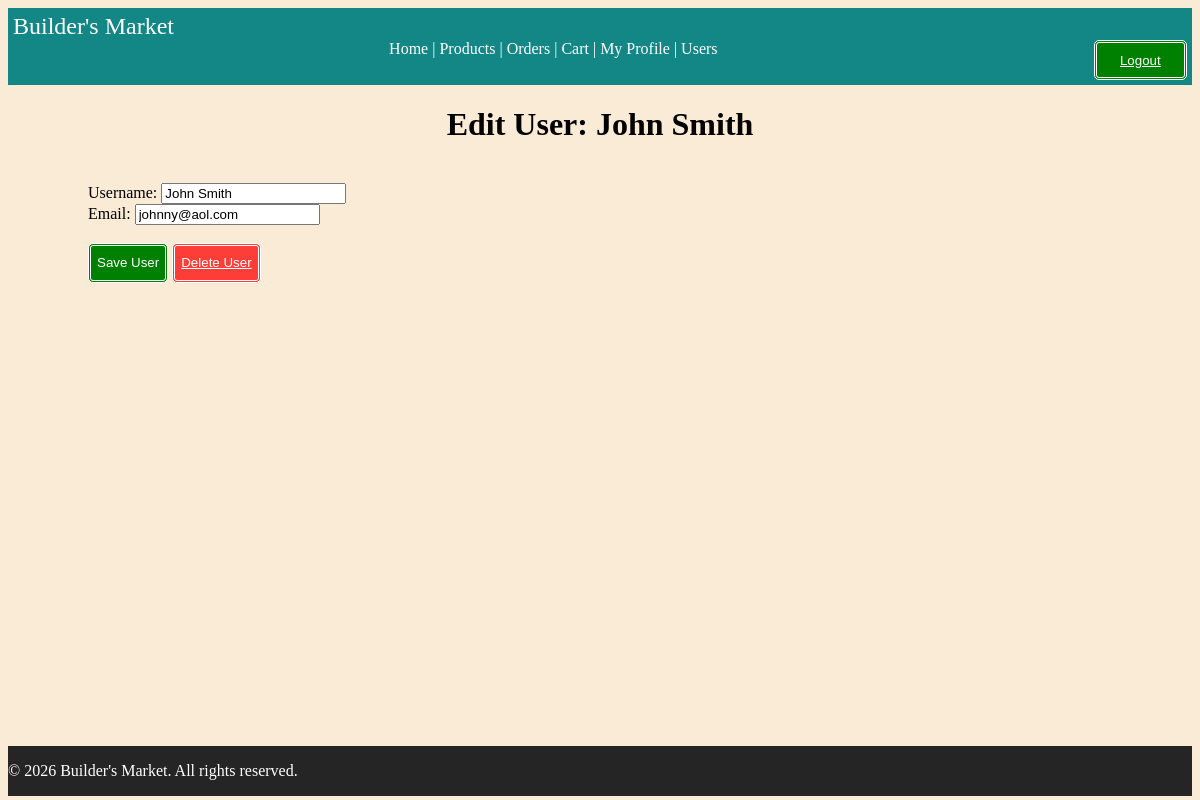
The page /admin/users/5/edit (signed in) on the database as committed earlier.
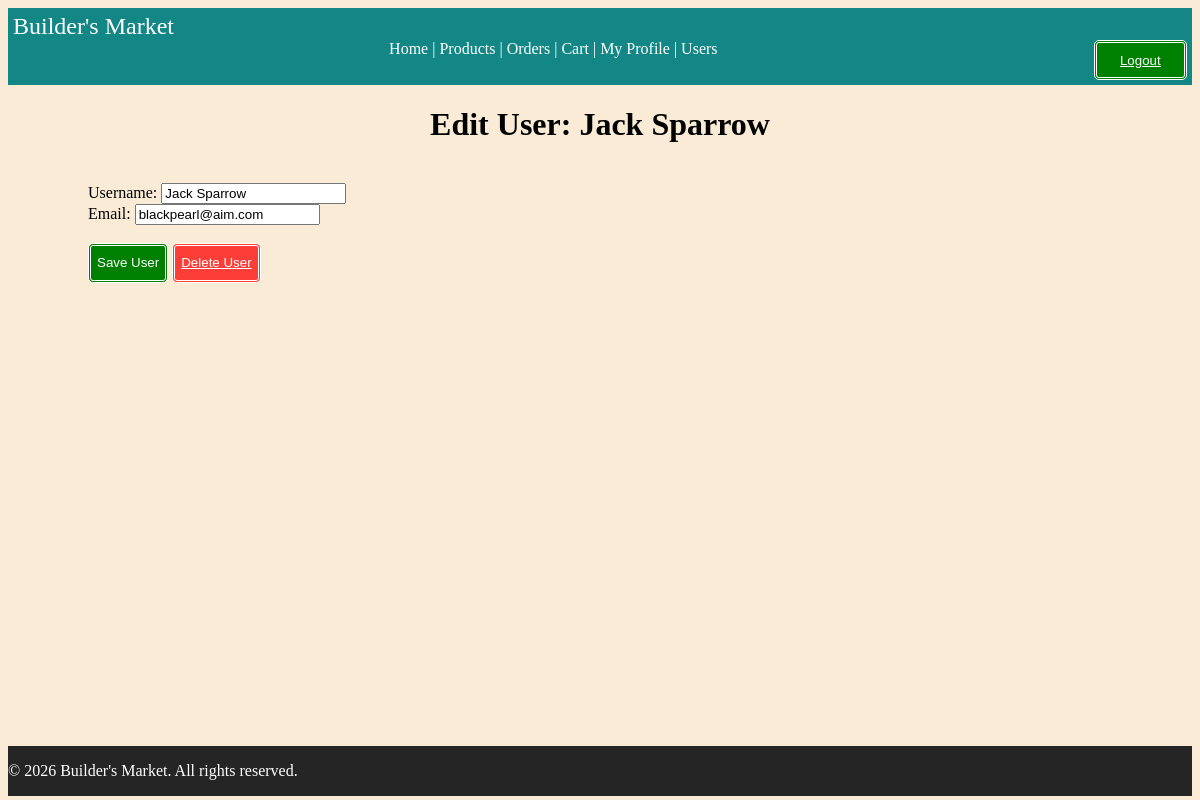
The same page on the database as committed later.
### tables this page shows
CREATE TABLE users (
    user_id INTEGER PRIMARY KEY,
    username VARCHAR(50) NOT NULL UNIQUE,
    email VARCHAR(255) NOT NULL UNIQUE,
    password_hash VARCHAR(255) NOT NULL,
    is_active INTEGER DEFAULT 0,
    mfa_secret TEXT NULL, 
    mfa_enabled INTEGER DEFAULT 0,
    created_at DATETIME DEFAULT CURRENT_TIMESTAMP,
    updated_at DATETIME DEFAULT CURRENT_TIMESTAMP
);

### routes/admin.py (the view, shortened to what this page needs)
@admin_bp.route('/users/<int:user_id>/edit', methods=['GET', 'POST'])
@require_auth
@permission_required('user.edit')
def edit_user(user_id):
    user = User.FromID(user_id)
    return render_template('admin/users_edit.html', user_id = user_id, user = user)

### auth/auths.py (called while the page is built)
def require_auth(f):
    @wraps(f)
    def wrapped_view(*args, **kwargs):
        if not g.get("user"):
          abort(401)
        user = g.user
        if getattr(user, "is_2fa_enabled", False) and not session.get("2fa_verified", False):
            flash('This Route is 2FA protected. Please enable 2FA to view it')
            abort(403)
        return f(*args, **kwargs)
    return wrapped_view

### auth/permissions.py (called while the page is built)
def permission_required(permission : str):
    def decorator(f):
        @wraps(f)
        def wrapped_view(*args, **kwargs):
            if not g.user:
                abort(401)
            if permission not in g.user.permissions:
                abort(403)
            return f(*args, **kwargs)
        return wrapped_view
    return decorator

### database/connection.py (called while the page is built)
def get_connection():
    try:
        conn = sqlite3.connect(Config.DATABASE)
        conn.row_factory = sqlite3.Row
        return conn
    except Error as e:
        print(f"Database connection error: {e}")
        return None

### templates/admin/users_edit.html (shortened to what this page needs)
{% extends "base.html" %}
{% block content %}
<h1> Edit User: {{user.username}} </h1>
<br>
    <form action="{{url_for('admin.edit_user', user_id = user.user_id)}}" method="post">
        <label for="name"> Username: </label>
        <input type="text" id="name" name="name" value="{{user.username}}">
        <br>
        <label for="email"> Email: </label>
        <input type="text" id="email" name="email" value="{{user.email}}">
        <br>
        <br>
        <button type="submit" class="greenButton" > Save User </button>
        <button class="redButton">
        <a  href="{{ url_for ('admin.delete_user', user_id = user.user_id)}}">  Delete User </a>
        </button>
    </form>
{% endblock %}

Rows that differ between the two databases and show on the page:
changed users: username "John Smith" → "Jack Sparrow"; name "John Smith" → "Jack Sparrow"; email "johnny@aol.com" → "blackpearl@aim.com"
